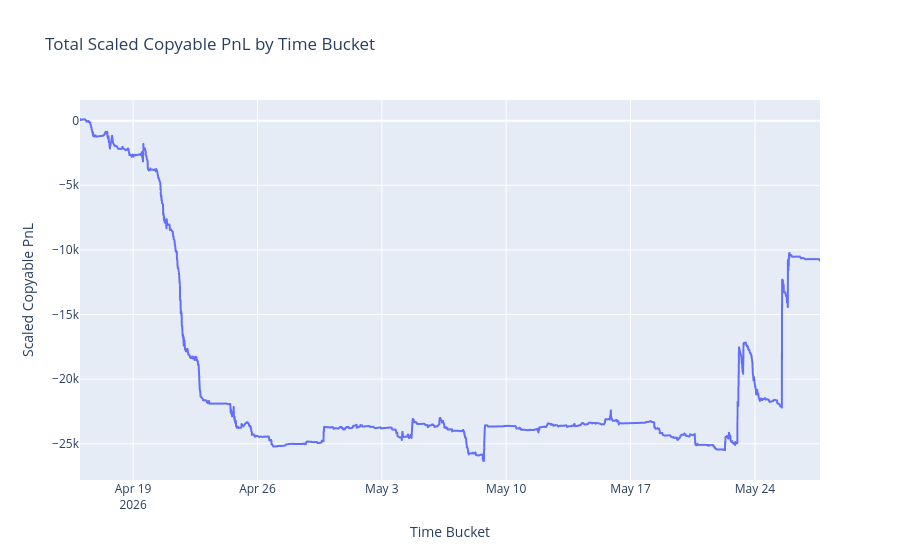

The code cell stored with this chart in its notebook:
### Code cell
import plotly.express as px

# Aggregate by bucket
bucket_pnl = df.groupby('bucket')['scaled_copyable_pnl'].sum().reset_index()
bucket_pnl['scaled_copyable_pnl'] = bucket_pnl['scaled_copyable_pnl'].cumsum()

# Plot with Plotly
fig = px.line(
    bucket_pnl,
    x='bucket',
    y='scaled_copyable_pnl',
    title='Total Scaled Copyable PnL by Time Bucket',
    labels={'bucket': 'Time Bucket', 'scaled_copyable_pnl': 'Scaled Copyable PnL'}
)
fig.show()

### Figure 1 — Plotly figure (JSON) as saved in the notebook; plotly's stock layout.template omitted (floating-point values rounded to 4 significant figures; data arrays with more than 128 entries replaced by an {"elided": "..."} marker saying what was removed)
{"data": [{"hovertemplate": "Time Bucket=%{x}<br>Scaled Copyable PnL=%{y}<extra></extra>", "legendgroup": "", "line": {"color": "#636efa", "dash": "solid"}, "marker": {"symbol": "circle"}, "mode": "lines", "name": "", "showlegend": false, "type": "scattergl", "x": {"elided": "2248 str values"}, "xaxis": "x", "y": {"elided": "2248 float values"}, "yaxis": "y"}], "layout": {"legend": {"tracegroupgap": 0}, "title": {"text": "Total Scaled Copyable PnL by Time Bucket"}, "xaxis": {"anchor": "y", "domain": [0, 1], "title": {"text": "Time Bucket"}}, "yaxis": {"anchor": "x", "domain": [0, 1], "title": {"text": "Scaled Copyable PnL"}}}}
